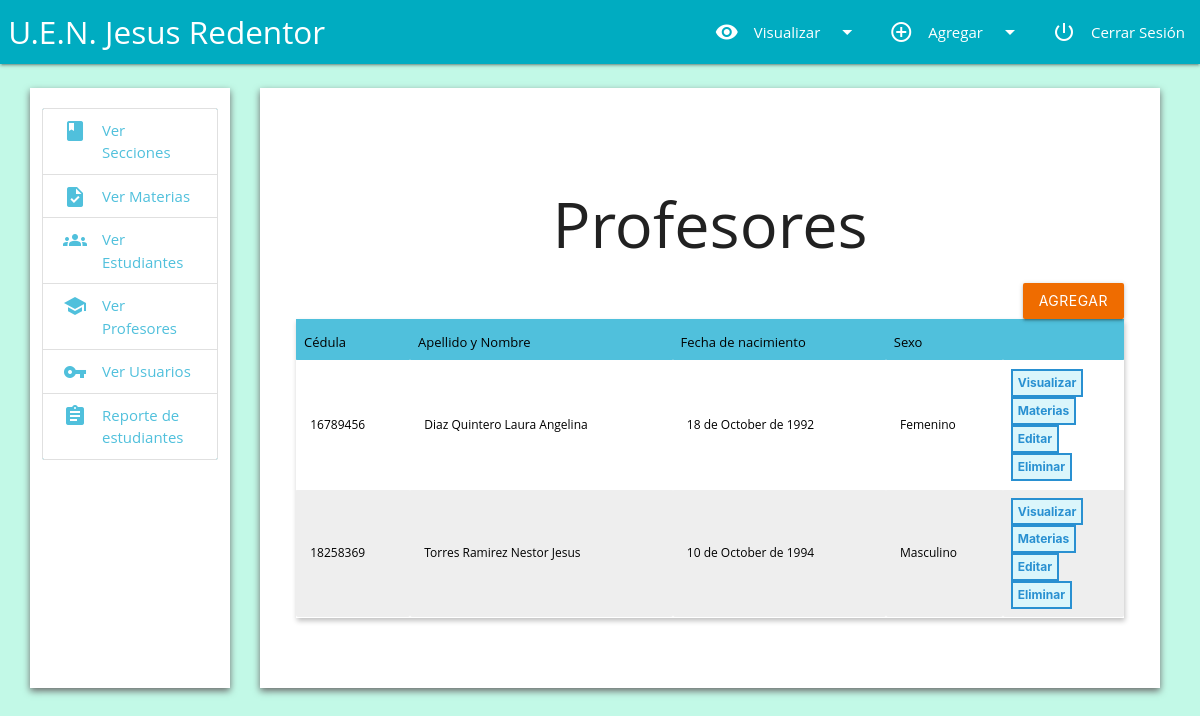
The app's page /profesores.php (signed in) with its own data.
### tables this page shows
CREATE TABLE `profesores` (
  `id` int(10) NOT NULL AUTO_INCREMENT,
  `nombre` varchar(100) NOT NULL,
  `apellido` varchar(100) NOT NULL,
  `cedula` varchar(15) NOT NULL,
  `fecha_nacimiento` date NOT NULL,
  `sexo` varchar(15) NOT NULL,
  `telefono` varchar(15) NOT NULL,
  `otro_telefono` varchar(15) NOT NULL,
  `direccion` varchar(200) NOT NULL,
  `eliminado` int(1) NOT NULL,
  PRIMARY KEY (`id`)
);

### profesores.php (the view, shortened to what this page needs)
<?php
if(!isset($_SESSION["session_username"])) {
    header("location:index.php");
} else {
?>
<?php $Titulo="Profesores";
      include("incluye/header.php");
      include("incluye/navegacion.php");
       if (!empty($mensaje)) {echo "<p class=mensaje>". $mensaje . "</p>";} ?>
    <div class="row">
<?php include("incluye/lateral.php"); ?>
      <div class="col s12 m9 l9" id="contenedor3">
         <br>
    <center>
            <h1>Profesores</h1>
        </center>
      <form method='post' action='crearprofesor.php'><button class="btn waves-effect waves-light orange darken-3" style="float: right;" type='submit'>Agregar</button></form>
         <table> <tr> <th>Cédula</th> <th>Apellido y Nombre</th> <th> Fecha de nacimiento</th> <th> Sexo</th> <th> </th></tr>
             <?php
    function mostrarDatos ($resultados) {
    if ($resultados !=NULL) {
    $resultados['fecha_nacimiento']=strftime("%d de %B de %Y",strtotime($resultados['fecha_nacimiento']));
    echo"<tr>";
    echo "<td>&nbsp;&nbsp;".$resultados['cedula']."&nbsp;&nbsp;</td>";
    echo "<td>&nbsp;&nbsp;".$resultados['apellido']." ".$resultados['nombre']."&nbsp;&nbsp;</td>";
    echo "<td>&nbsp;&nbsp;".$resultados['fecha_nacimiento']."&nbsp;&nbsp;</td>";
    echo "<td>&nbsp;&nbsp;".$resultados['sexo']."&nbsp;&nbsp;</td>";
    echo "<td>
    <form method='post' action='visualizarprofesor.php?id=".$resultados['id']."'><button class='boton-accion' type='submit'>Visualizar</button></form>
    <form method='post' action='materiasprofesor.php?id=".$resultados['id']."'><button class='boton-accion' type='submit'>Materias</button></form>
    <form method='post' action='editarprofesor.php?id=".$resultados['id']."'><button class='boton-accion' type='submit'>Editar</button></form>";
    if($_SESSION['session_nivel'] == 1) {
    echo "
    <form method='post' id='".$resultados['id']."' action='eliminarprofesor.php?id=".$resultados['id']."'><button class='boton-accion' type='button' onclick=enviarForm('d',".$resultados['id'].")>Eliminar</button></form>
    </td>";
    }
    echo "</tr>";}
    else {echo "<br/>No hay más datos!!! <br/>";}
}
$result2 = mysqli_query($con, "SELECT * FROM profesores WHERE eliminado=0 ORDER BY cedula, apellido ASC");
while ($filas = mysqli_fetch_array($result2)){ mostrarDatos($filas); }
?> </table>
</div>
    </div>
<?php include("incluye/footer.php"); ?>
<?php
}

### css/style.css (style rules this page uses)
body { background-color: #c2f9e7; font-family: 'Open Sans', sans-serif; }
* { margin: 0; padding: 0; box-sizing: border-box; text-decoration: none; }
#contenedor3 { padding: 3%; background: #fff; margin: 2% 0 0 2.5%; min-height: 40em; box-shadow: 0px 3px 7px #6B6B6B; }
table { font-size: 12px; text-align: left; border-collapse: collapse; box-shadow: 1px 3px 5px #c2c2c2; }
th { font-size: 13px; font-weight: normal; padding: 8px; background-color: #50c0dc; border-top: 6px solid #50c0dc; border-bottom: 1px solid #FFF; color: black; }
td { padding: 8px; border-bottom: 1px solid #FFF; color: black; border-top: 1px solid transparent; }
tr:nth-child(even) { background: #eee; }
.boton-accion { border: 2px solid #2990d1; font-size: 12px; font-weight: bold; color: #2990d1; background-color: #dbf6fb; padding: 5px; }

### records on screen
profesores: cedula "16789456", apellido "Diaz Quintero", nombre "Laura Angelina", fecha_nacimiento "18 de October de 1992", sexo "Femenino"
profesores: cedula "18258369", apellido "Torres Ramirez", nombre "Nestor Jesus", fecha_nacimiento "10 de October de 1994", sexo "Masculino"
